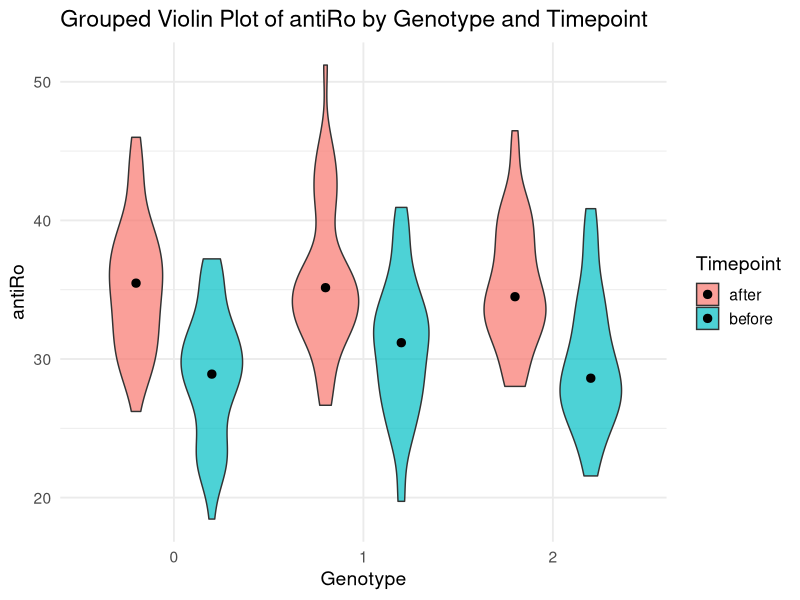

Write R code to recreate this figure.
# 安裝所需套件（如尚未安裝）
# install.packages("ggplot2")
# install.packages("dplyr")

# 載入套件
library(ggplot2)
library(dplyr)

# 建立模擬資料
set.seed(123)  # 設定隨機種子以利重現

n <- 150  # 每個 timepoint 的樣本數
data <- data.frame(
  antiRo = c(rnorm(n, mean = 30, sd = 5),  # before
             rnorm(n, mean = 35, sd = 5)), # after
  timepoint = rep(c("before", "after"), each = n),
  genotype = sample(0:2, 2 * n, replace = TRUE)
)
str(data)

# 繪製 grouped violin plot（X 軸為 genotype，分組為 timepoint）
ggplot(data, aes(x = factor(genotype), y = antiRo, fill = timepoint)) +
  geom_violin(position = position_dodge(0.8), width = 0.7, alpha = 0.7) +
  stat_summary(fun = median, geom = "point",
               position = position_dodge(0.8), size = 2.5, color = "black") +
  labs(
    title = "Grouped Violin Plot of antiRo by Genotype and Timepoint",
    x = "Genotype",
    y = "antiRo",
    fill = "Timepoint"
  ) +
  theme_minimal(base_size = 14) +
  theme(legend.position = "right")
